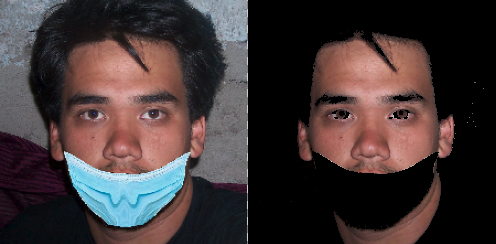
#> input picture testSkripsi/testing/image/im2.png, 496 x 244 px, given in place of s_cuci_tangan12.mp4, which was not available
$ python testCam.py
#> lines starting #> are read from the running program, lines starting #| are printed output that depends on the picture; after the words box and inside, x2 and y2 are one past the last pixel; in counts of white or black regions, pixels touching at a corner belong together; pictures that were not available may be replaced by others from this repository, and a replacement may not be noted
# Required modules
import cv2
import numpy as np
import matplotlib.pyplot as plt
import time


min_YCrCb = np.array([0, 133, 77], np.uint8)
max_YCrCb = np.array([235, 173, 127], np.uint8)


# url = "http://192.168.1.3:4747/video?640x480"
url = "/home/pandu/Documents/eksperimen/video/s_cuci_tangan12.mp4"
cap = cv2.VideoCapture(url)

# cap = cv2.VideoCapture(1)

while True:
    ret, frame = cap.read()
#> frame is the input picture: shape (244, 496, 3); mean B, G, R 53.9, 53.7, 65.5
    time.sleep(00.03)

    frame = cv2.resize(frame, (200, 200))
#> frame: shape (200, 200, 3)

    cv2.imshow("RGB Video", frame)

    b, g, r = cv2.split(frame)
    h, s, l = cv2.split(frame)

    # cv2.imshow("Only Red Channel Color", r)


    retR, tholdR = cv2.threshold(r, 50, 255, cv2.THRESH_BINARY)
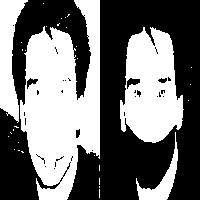
#> tholdR: shape (200, 200); 45.2% white; 32 white regions (28 under 20 px), largest, box (x1, y1, x2, y2) and area: (20, 0, 100, 200) 10251, (120, 27, 184, 143) 5204, (0, 0, 28, 123) 1819, (136, 132, 178, 200) 754
    frameR = np.array(tholdR)
    # cv2.imshow('Treshold Channel R color', frameR)

    labImg = cv2.cvtColor(frame, cv2.COLOR_BGR2LAB)
#> labImg: shape (200, 200, 3); mean of channels 0, 1, 2 60, 133.4, 130.2
    hsvImg = cv2.cvtColor(frame, cv2.COLOR_BGR2HSV)
#> hsvImg: shape (200, 200, 3); mean H, S, V 43.7, 55.4, 71.2

    [Blue, G, R] = cv2.split(frame)
    [L, A, B] = cv2.split(labImg)
    [H, S, V] = cv2.split(hsvImg)
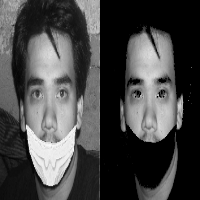
#> V: shape (200, 200); min 0, max 250, mean 71.2

    rgbMerge = np.hstack((R, G, Blue))
    labMerge = np.hstack((L, A, B))
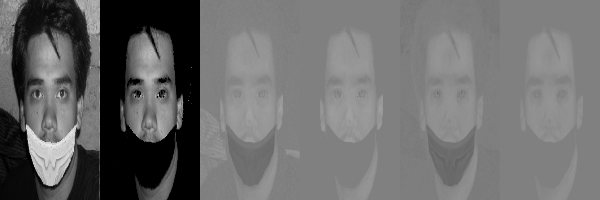
#> labMerge: shape (200, 600); min 0, max 236, mean 107.9
    hsvMerge = np.hstack((H, S, V))
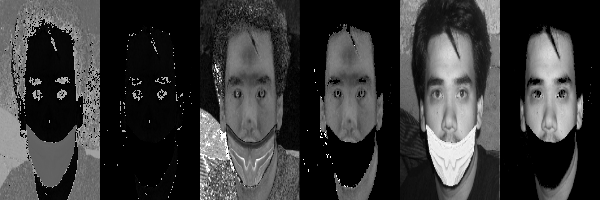
#> hsvMerge: shape (200, 600); min 0, max 255, mean 56.8

    finMerge = np.vstack((rgbMerge, labMerge, hsvMerge))
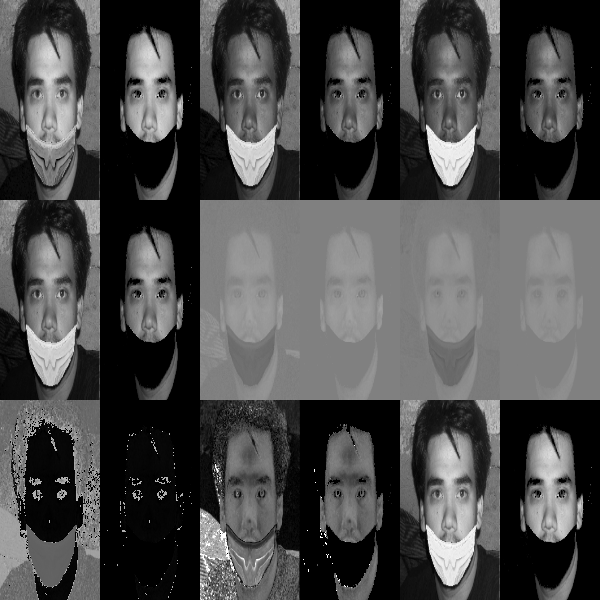
#> finMerge: shape (600, 600); min 0, max 255, mean 74.1

    cv2.imshow("all", finMerge)

    all, all1 = cv2.threshold(finMerge, 50, 255, cv2.THRESH_BINARY)
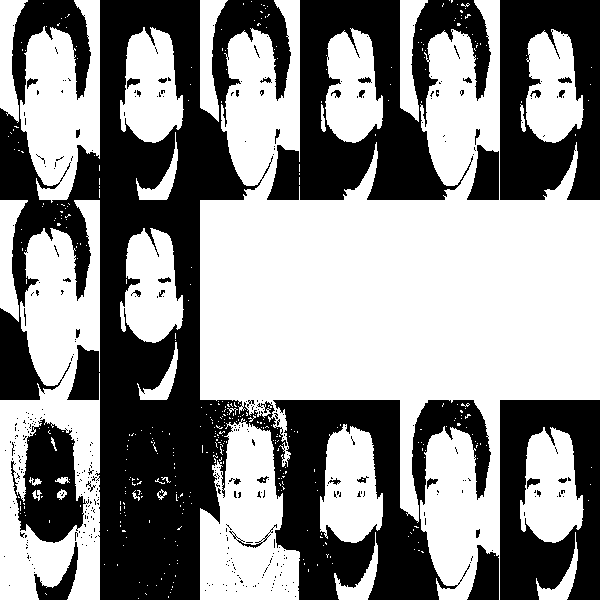
#> all1: shape (600, 600); 55.9% white; 390 black regions (351 under 20 px), largest, box (x1, y1, x2, y2) and area: (0, 0, 491, 600) 96541, (267, 0, 491, 200) 22542, (500, 0, 600, 200) 14431
    frame1 = np.array(all1)
    cv2.imshow('All Treshold', frame1)


    imageYCrCb = cv2.cvtColor(frame, cv2.COLOR_BGR2YCR_CB)
#> imageYCrCb: shape (200, 200, 3); mean of channels 0, 1, 2 57.1, 133.9, 126.1
    frameRa = np.array(tholdR)

    convertColor = (255-frame1)
    cv2.imshow("Treshold Invert", convertColor)

    imageYCrCb = cv2.cvtColor(frame, cv2.COLOR_BGR2YCR_CB)
    skinRegionYCrCb = cv2.inRange(imageYCrCb, min_YCrCb, max_YCrCb)
#> skinRegionYCrCb: shape (200, 200); 30.9% white; 21 white regions (17 under 20 px), largest, box (x1, y1, x2, y2) and area: (20, 26, 83, 143) 5375, (120, 27, 183, 143) 5306, (35, 133, 78, 200) 834, (135, 132, 178, 200) 810
    skinYCrCb = cv2.bitwise_and(frame, frame, mask=skinRegionYCrCb)

    retSkin, treshSkin = cv2.threshold(skinYCrCb, 50, 255, cv2.THRESH_BINARY)
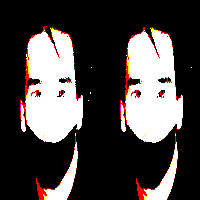
#> treshSkin: shape (200, 200, 3); mean B, G, R 69.4, 70.5, 76.2
    frameSkinTresh = np.array(treshSkin)
    cv2.imshow('SKin Treshold', frameSkinTresh)

    cv2.imshow("skin Color", skinYCrCb)
    # cv2.imshow('Treshold Channel R color', frameRa)


    if cv2.waitKey(1) & 0xFF == ord('q'):
#> (key q is pressed here)
        break

cap.release()
cv2.destroyAllWindows()
